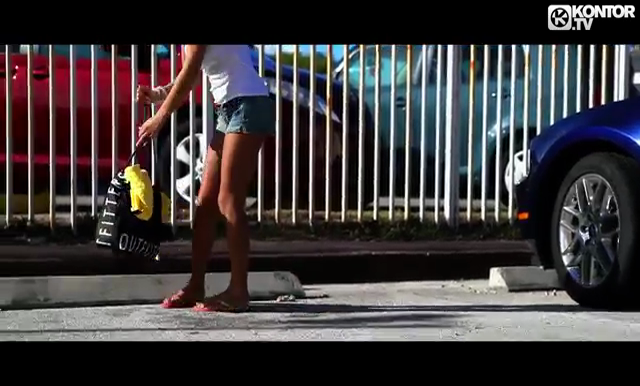
#> input picture poc/opencv/sample.png, 640 x 386 px
$ python ImageRead.py
#> lines starting #> are read from the running program, lines starting #| are printed output that depends on the picture
import cv2

if __name__ == '__main__':
    img = cv2.imread('sample.png', cv2.IMREAD_GRAYSCALE)
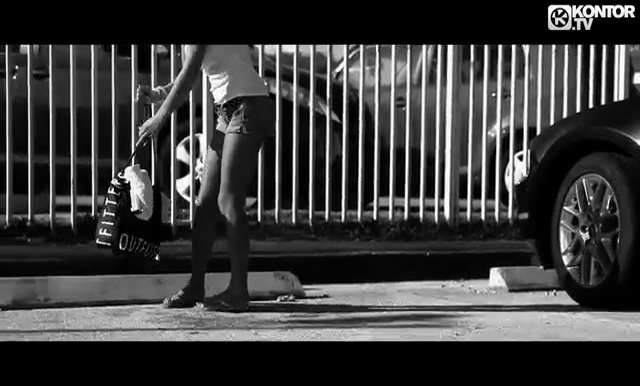
#> img: shape (386, 640); min 0, max 255, mean 60.3
    cv2.imshow('image', img)
    k = cv2.waitKey(3000)  # Time in millis
#> (key Esc is pressed here)
    if k == 27:  # wait for ESC key to exit
        cv2.destroyAllWindows()
    elif k == ord('s'):  # wait for 's' key to save and exit
        cv2.imwrite('/tmp/sample_gray.png', img)
        cv2.destroyAllWindows()
